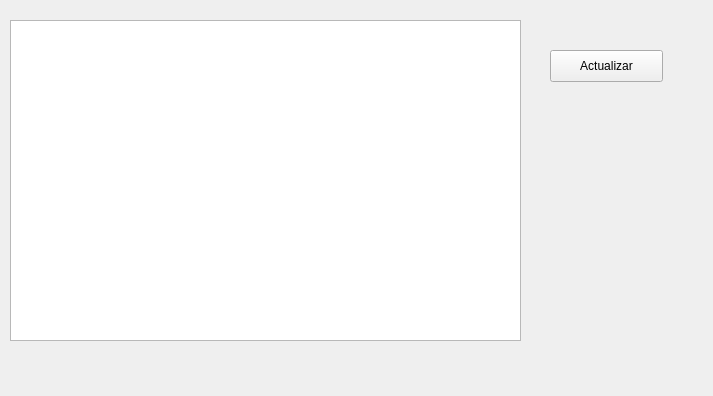
<?xml version="1.0" encoding="UTF-8"?>
<ui version="4.0">
 <class>informacionBolsa</class>
 <widget class="QWidget" name="informacionBolsa">
  <property name="geometry">
   <rect>
    <x>0</x>
    <y>0</y>
    <width>713</width>
    <height>396</height>
   </rect>
  </property>
  <property name="windowTitle">
   <string>Bolsa de Valores</string>
  </property>
  <widget class="QListView" name="listView">
   <property name="geometry">
    <rect>
     <x>10</x>
     <y>20</y>
     <width>511</width>
     <height>321</height>
    </rect>
   </property>
  </widget>
  <widget class="QPushButton" name="actualizar">
   <property name="geometry">
    <rect>
     <x>550</x>
     <y>50</y>
     <width>113</width>
     <height>32</height>
    </rect>
   </property>
   <property name="text">
    <string>Actualizar</string>
   </property>
  </widget>
  <widget class="QLabel" name="notificacion">
   <property name="geometry">
    <rect>
     <x>560</x>
     <y>100</y>
     <width>121</width>
     <height>31</height>
    </rect>
   </property>
   <property name="font">
    <font>
     <pointsize>14</pointsize>
    </font>
   </property>
   <property name="text">
    <string/>
   </property>
  </widget>
 </widget>
 <resources/>
 <connections/>
</ui>
